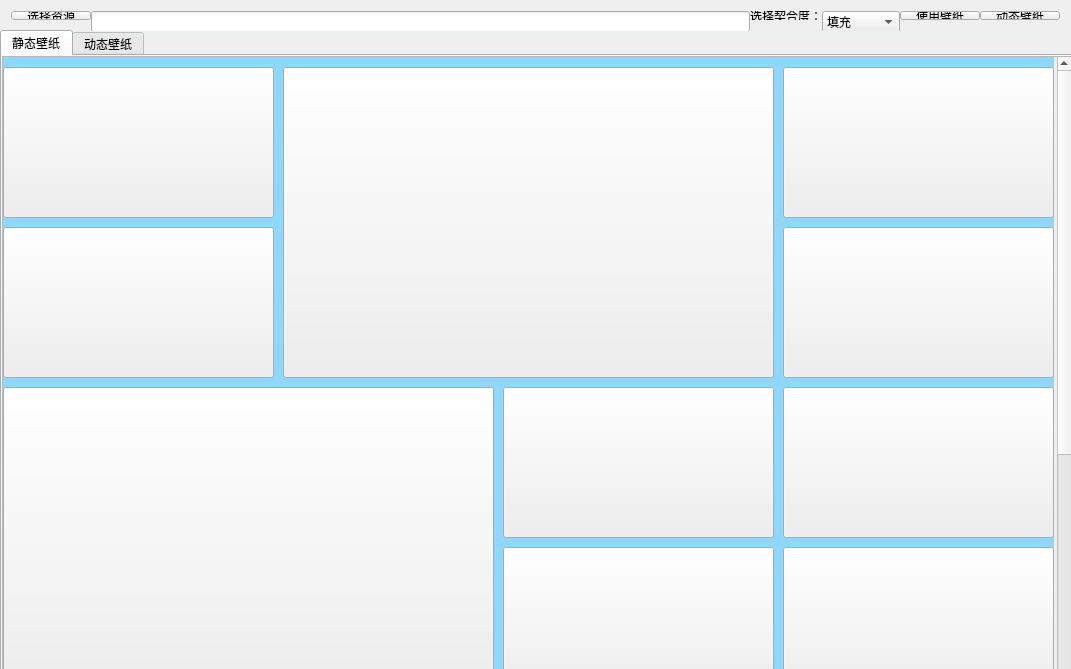
<?xml version="1.0" encoding="UTF-8"?>
<ui version="4.0">
 <class>MainWindow</class>
 <widget class="QMainWindow" name="MainWindow">
  <property name="geometry">
   <rect>
    <x>0</x>
    <y>0</y>
    <width>1071</width>
    <height>669</height>
   </rect>
  </property>
  <property name="minimumSize">
   <size>
    <width>1071</width>
    <height>669</height>
   </size>
  </property>
  <property name="maximumSize">
   <size>
    <width>1075</width>
    <height>672</height>
   </size>
  </property>
  <property name="windowTitle">
   <string>花狗Fdog壁纸</string>
  </property>
  <property name="windowIcon">
   <iconset>
    <normaloff>lib/wall.png</normaloff>lib/wall.png</iconset>
  </property>
  <widget class="QWidget" name="centralWidget">
   <property name="styleSheet">
    <string notr="true"/>
   </property>
   <widget class="QWidget" name="layoutWidget">
    <property name="geometry">
     <rect>
      <x>0</x>
      <y>0</y>
      <width>1071</width>
      <height>31</height>
     </rect>
    </property>
    <layout class="QHBoxLayout" name="horizontalLayout">
     <property name="spacing">
      <number>0</number>
     </property>
     <item>
      <widget class="QPushButton" name="pushButton">
       <property name="text">
        <string>选择资源</string>
       </property>
      </widget>
     </item>
     <item>
      <widget class="QLineEdit" name="lineEdit_2">
       <property name="minimumSize">
        <size>
         <width>0</width>
         <height>21</height>
        </size>
       </property>
      </widget>
     </item>
     <item>
      <widget class="QLabel" name="label_2">
       <property name="minimumSize">
        <size>
         <width>70</width>
         <height>0</height>
        </size>
       </property>
       <property name="text">
        <string>选择契合度：</string>
       </property>
      </widget>
     </item>
     <item>
      <widget class="QComboBox" name="comboBox">
       <property name="minimumSize">
        <size>
         <width>78</width>
         <height>22</height>
        </size>
       </property>
       <item>
        <property name="text">
         <string>填充</string>
        </property>
       </item>
       <item>
        <property name="text">
         <string>适应</string>
        </property>
       </item>
       <item>
        <property name="text">
         <string>拉伸</string>
        </property>
       </item>
       <item>
        <property name="text">
         <string>平铺</string>
        </property>
       </item>
       <item>
        <property name="text">
         <string>居中</string>
        </property>
       </item>
      </widget>
     </item>
     <item>
      <widget class="QPushButton" name="pushButton_2">
       <property name="text">
        <string>使用壁纸</string>
       </property>
      </widget>
     </item>
     <item>
      <widget class="QPushButton" name="pushButton_18">
       <property name="text">
        <string>动态壁纸</string>
       </property>
      </widget>
     </item>
    </layout>
   </widget>
   <widget class="QTabWidget" name="tabWidget">
    <property name="geometry">
     <rect>
      <x>0</x>
      <y>30</y>
      <width>1081</width>
      <height>641</height>
     </rect>
    </property>
    <property name="currentIndex">
     <number>0</number>
    </property>
    <widget class="QWidget" name="tab_1">
     <attribute name="title">
      <string>静态壁纸</string>
     </attribute>
     <widget class="QScrollArea" name="scrollArea">
      <property name="geometry">
       <rect>
        <x>0</x>
        <y>0</y>
        <width>1070</width>
        <height>641</height>
       </rect>
      </property>
      <property name="widgetResizable">
       <bool>true</bool>
      </property>
      <widget class="QWidget" name="scrollAreaWidgetContents">
       <property name="geometry">
        <rect>
         <x>0</x>
         <y>0</y>
         <width>1051</width>
         <height>1019</height>
        </rect>
       </property>
       <property name="minimumSize">
        <size>
         <width>0</width>
         <height>1019</height>
        </size>
       </property>
       <widget class="QLabel" name="label">
        <property name="geometry">
         <rect>
          <x>390</x>
          <y>20</y>
          <width>341</width>
          <height>300</height>
         </rect>
        </property>
        <property name="minimumSize">
         <size>
          <width>0</width>
          <height>300</height>
         </size>
        </property>
        <property name="styleSheet">
         <string notr="true">background-color: rgb(189, 74, 255);</string>
        </property>
        <property name="text">
         <string/>
        </property>
       </widget>
       <widget class="QLabel" name="label_18">
        <property name="geometry">
         <rect>
          <x>0</x>
          <y>962</y>
          <width>1051</width>
          <height>35</height>
         </rect>
        </property>
        <property name="styleSheet">
         <string notr="true">border-image: url(:/lib/line.png);</string>
        </property>
        <property name="text">
         <string/>
        </property>
       </widget>
       <widget class="QPushButton" name="pushButton_3">
        <property name="geometry">
         <rect>
          <x>0</x>
          <y>10</y>
          <width>271</width>
          <height>151</height>
         </rect>
        </property>
        <property name="styleSheet">
         <string notr="true">border-image: url(:/lib/2007786.jpg);</string>
        </property>
        <property name="text">
         <string/>
        </property>
       </widget>
       <widget class="QPushButton" name="pushButton_4">
        <property name="geometry">
         <rect>
          <x>0</x>
          <y>170</y>
          <width>271</width>
          <height>151</height>
         </rect>
        </property>
        <property name="styleSheet">
         <string notr="true">border-image: url(:/lib/2033165.jpg);</string>
        </property>
        <property name="text">
         <string/>
        </property>
       </widget>
       <widget class="QPushButton" name="pushButton_5">
        <property name="geometry">
         <rect>
          <x>280</x>
          <y>10</y>
          <width>491</width>
          <height>311</height>
         </rect>
        </property>
        <property name="styleSheet">
         <string notr="true">border-image: url(:/lib/2038116.jpg);</string>
        </property>
        <property name="text">
         <string/>
        </property>
       </widget>
       <widget class="QPushButton" name="pushButton_6">
        <property name="geometry">
         <rect>
          <x>780</x>
          <y>10</y>
          <width>271</width>
          <height>151</height>
         </rect>
        </property>
        <property name="styleSheet">
         <string notr="true">border-image: url(:/lib/2038121.jpg);</string>
        </property>
        <property name="text">
         <string/>
        </property>
       </widget>
       <widget class="QPushButton" name="pushButton_7">
        <property name="geometry">
         <rect>
          <x>780</x>
          <y>170</y>
          <width>271</width>
          <height>151</height>
         </rect>
        </property>
        <property name="styleSheet">
         <string notr="true">border-image: url(:/lib/2038308.jpg);</string>
        </property>
        <property name="text">
         <string/>
        </property>
       </widget>
       <widget class="QPushButton" name="pushButton_8">
        <property name="geometry">
         <rect>
          <x>500</x>
          <y>330</y>
          <width>271</width>
          <height>151</height>
         </rect>
        </property>
        <property name="styleSheet">
         <string notr="true">border-image: url(:/lib/2039758.jpg);</string>
        </property>
        <property name="text">
         <string/>
        </property>
       </widget>
       <widget class="QPushButton" name="pushButton_9">
        <property name="geometry">
         <rect>
          <x>500</x>
          <y>490</y>
          <width>271</width>
          <height>151</height>
         </rect>
        </property>
        <property name="styleSheet">
         <string notr="true">border-image: url(:/lib/2038610.jpg);</string>
        </property>
        <property name="text">
         <string/>
        </property>
       </widget>
       <widget class="QPushButton" name="pushButton_10">
        <property name="geometry">
         <rect>
          <x>780</x>
          <y>490</y>
          <width>271</width>
          <height>151</height>
         </rect>
        </property>
        <property name="styleSheet">
         <string notr="true">border-image: url(:/lib/2039639.jpg);</string>
        </property>
        <property name="text">
         <string/>
        </property>
       </widget>
       <widget class="QPushButton" name="pushButton_11">
        <property name="geometry">
         <rect>
          <x>780</x>
          <y>330</y>
          <width>271</width>
          <height>151</height>
         </rect>
        </property>
        <property name="styleSheet">
         <string notr="true">border-image: url(:/lib/2039857.jpg);</string>
        </property>
        <property name="text">
         <string/>
        </property>
       </widget>
       <widget class="QPushButton" name="pushButton_12">
        <property name="geometry">
         <rect>
          <x>0</x>
          <y>650</y>
          <width>271</width>
          <height>151</height>
         </rect>
        </property>
        <property name="styleSheet">
         <string notr="true">border-image: url(:/lib/2035571.jpg);</string>
        </property>
        <property name="text">
         <string/>
        </property>
       </widget>
       <widget class="QPushButton" name="pushButton_13">
        <property name="geometry">
         <rect>
          <x>0</x>
          <y>810</y>
          <width>271</width>
          <height>151</height>
         </rect>
        </property>
        <property name="styleSheet">
         <string notr="true">border-image: url(:/lib/2036148.jpg);</string>
        </property>
        <property name="text">
         <string/>
        </property>
       </widget>
       <widget class="QPushButton" name="pushButton_14">
        <property name="geometry">
         <rect>
          <x>280</x>
          <y>810</y>
          <width>271</width>
          <height>151</height>
         </rect>
        </property>
        <property name="styleSheet">
         <string notr="true">border-image: url(:/lib/2035655.jpg);</string>
        </property>
        <property name="text">
         <string/>
        </property>
       </widget>
       <widget class="QPushButton" name="pushButton_15">
        <property name="geometry">
         <rect>
          <x>280</x>
          <y>650</y>
          <width>271</width>
          <height>151</height>
         </rect>
        </property>
        <property name="styleSheet">
         <string notr="true">border-image: url(:/lib/2035575.jpg);
</string>
        </property>
        <property name="text">
         <string/>
        </property>
       </widget>
       <widget class="QPushButton" name="pushButton_16">
        <property name="geometry">
         <rect>
          <x>0</x>
          <y>330</y>
          <width>491</width>
          <height>311</height>
         </rect>
        </property>
        <property name="styleSheet">
         <string notr="true">border-image: url(:/lib/2038608.jpg);</string>
        </property>
        <property name="text">
         <string/>
        </property>
       </widget>
       <widget class="QPushButton" name="pushButton_17">
        <property name="geometry">
         <rect>
          <x>560</x>
          <y>650</y>
          <width>491</width>
          <height>311</height>
         </rect>
        </property>
        <property name="styleSheet">
         <string notr="true">border-image: url(:/lib/2035706.jpg);</string>
        </property>
        <property name="text">
         <string/>
        </property>
       </widget>
       <widget class="QLabel" name="label_3">
        <property name="geometry">
         <rect>
          <x>0</x>
          <y>0</y>
          <width>1051</width>
          <height>961</height>
         </rect>
        </property>
        <property name="styleSheet">
         <string notr="true">background-color: rgb(142, 216, 255);</string>
        </property>
        <property name="text">
         <string/>
        </property>
       </widget>
       <zorder>label_3</zorder>
       <zorder>label</zorder>
       <zorder>label_18</zorder>
       <zorder>pushButton_3</zorder>
       <zorder>pushButton_4</zorder>
       <zorder>pushButton_5</zorder>
       <zorder>pushButton_6</zorder>
       <zorder>pushButton_7</zorder>
       <zorder>pushButton_8</zorder>
       <zorder>pushButton_9</zorder>
       <zorder>pushButton_10</zorder>
       <zorder>pushButton_11</zorder>
       <zorder>pushButton_12</zorder>
       <zorder>pushButton_13</zorder>
       <zorder>pushButton_14</zorder>
       <zorder>pushButton_15</zorder>
       <zorder>pushButton_16</zorder>
       <zorder>pushButton_17</zorder>
      </widget>
     </widget>
    </widget>
    <widget class="QWidget" name="tab_2">
     <attribute name="title">
      <string>动态壁纸</string>
     </attribute>
    </widget>
   </widget>
  </widget>
 </widget>
 <layoutdefault spacing="6" margin="11"/>
 <resources/>
 <connections/>
</ui>
